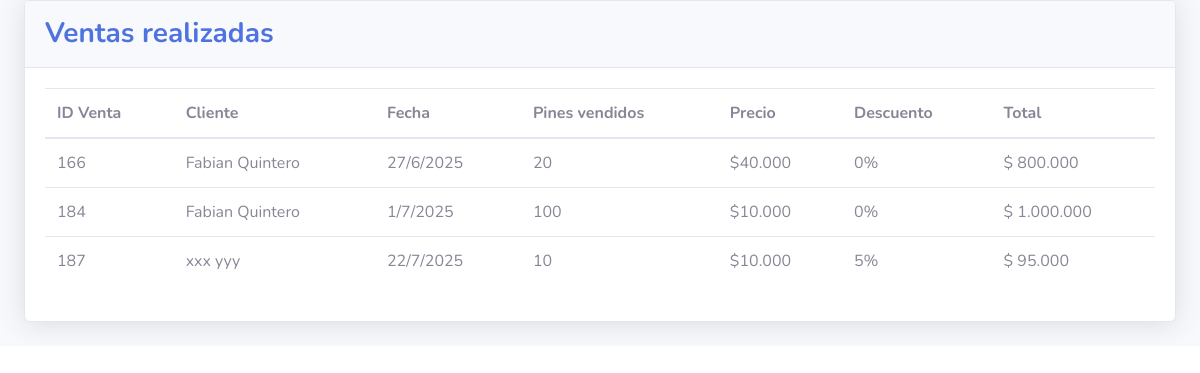
Page /paginas/admin/ventas.php (signed in) on the committed database.
### tables this page shows
CREATE TABLE `compra` (
  `id` int NOT NULL AUTO_INCREMENT,
  `pines` int NOT NULL,
  `precio` int NOT NULL DEFAULT '100000',
  `dia` int NOT NULL,
  `mes` int NOT NULL,
  `ano` int NOT NULL,
  `id_venta` text,
  `id_cliente` int DEFAULT NULL,
  `porcentaje_descuento` int DEFAULT NULL,
  PRIMARY KEY (`id`)
);

CREATE TABLE `cliente` (
  `idcl` int NOT NULL AUTO_INCREMENT,
  `nombre` text NOT NULL,
  `fecharegistro` text NOT NULL,
  `estatus` int NOT NULL,
  `usuario` text NOT NULL,
  `clave` text NOT NULL,
  `pines` int NOT NULL,
  `pinesdisp` int DEFAULT NULL,
  `nroidcc` varchar(150) DEFAULT NULL,
  `profesion` varchar(150) DEFAULT NULL,
  `postgrado` varchar(150) DEFAULT NULL,
  `nrotarjprof` varchar(150) DEFAULT NULL,
  `nrolicprof` varchar(150) DEFAULT NULL,
  `fechexp` date DEFAULT NULL,
  `celular` text,
  `infcompletada` int NOT NULL DEFAULT '0',
  PRIMARY KEY (`idcl`),
  UNIQUE KEY `idc` (`idcl`)
);

### paginas/admin/ventas.php (the view, shortened to what this page needs)
<?php
include_once("../../conexion.php");
if(($_SESSION['logueado']) == true){
?>
<!DOCTYPE html>
<html lang="en">
<head>
  <link href="../../vendor/fontawesome-free/css/all.min.css" rel="stylesheet" type="text/css">
  <link href="../../css/sb-admin-2.min.css" rel="stylesheet">
</head>
<body style="overflow-x: hidden; overflow-y: hidden;">
  <div id="wrapper">
    <div id="content-wrapper" class="d-flex flex-column">
      <div id="content">
        <div class="container-fluid">
          <div class="row">
            <div class="col-lg-12">
              <div class="card shadow mb-4">
                <div class="card-header py-3 d-flex flex-row align-items-center justify-content-between">
                  <h3 class="m-0 font-weight-bold text-primary"> Ventas realizadas</h3>
                </div>
                <div class="card-body" style="height: fit-content;">
                  <div class="chart-area" style="height: auto;">
                     <?php
                        $consulta = "SELECT * FROM compra co INNER JOIN cliente cli ON co.id_cliente = cli.idcl ";
                        $clientes = $con->query($consulta);
                     ?>
                     <table class="table" id="example" style="width: 100%;">
                       <thead>
                         <tr>
                           <th scope="col">ID Venta</th>
                           <th scope="col">Cliente</th>
                           <th scope="col">Fecha</th>
                           <th scope="col">Pines vendidos</th>
                           <th scope="col">Precio</th>
                           <th scope="col">Descuento</th>
                           <th scope="col">Total</th>
                         </tr>
                       </thead>
                       <tbody>
                        <?php
                          while ($row = mysqli_fetch_array($clientes)) {
                        ?>
                         <tr>
                           <td><?php echo $row[0] ?></td>
                           <td><?php echo $row["nombre"] ?></td>
                           <td><?php echo $row["dia"]."/".$row["mes"]."/".$row["ano"] ?></td>
                           <td><?php echo $row[1] ?></td>
                           <td>$<?php echo number_format($row["precio"], 0, ',', '.') ?></td>
                           <td><?php echo $row["porcentaje_descuento"] ?>%</td>
                           <td>$ <?php echo number_format(($row["precio"] * $row[1]) - (($row["precio"] * $row[1]) * ($row["porcentaje_descuento"] / 100)), 0, ',', '.') ?></td>
                         </tr>
                        <?php
                          }
                        ?>
                       </tbody>
                    </table>
                  </div>
                </div>
              </div>
            </div>
          </div>
        </div>
      </div>
    </div>
  </div>
  <link rel="stylesheet" type="text/css" href="https://cdn.datatables.net/v/bs4/dt-1.10.18/datatables.min.css" />
</body>
</html>
<?php
}else{
  header("Location: ../../index.php");
  exit();
}
?>

### rows in the picture
compra: id "166", id_cliente.nombre "Fabian Quintero", dia "27", mes "6", ano "2025", pines "20", precio "40.000", porcentaje_descuento "0", precio+pines+porcentaje_descuento "800.000"
compra: id "184", id_cliente.nombre "Fabian Quintero", dia "1", mes "7", ano "2025", pines "100", precio "10.000", porcentaje_descuento "0", precio+pines+porcentaje_descuento "1.000.000"
compra: id "187", id_cliente.nombre "xxx yyy", dia "22", mes "7", ano "2025", pines "10", precio "10.000", porcentaje_descuento "5", precio+pines+porcentaje_descuento "95.000"
